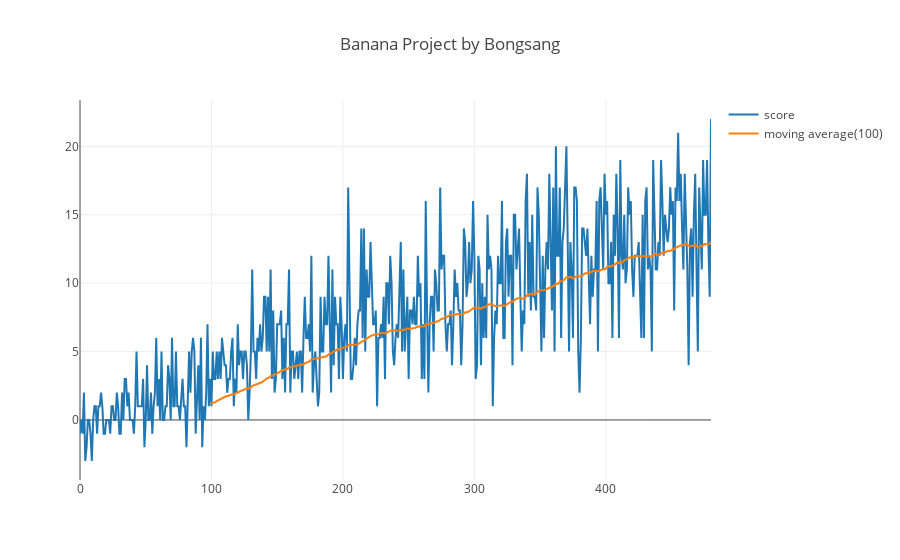

Source (notebook cell):
### Markdown cell above
### 5-5) Visualization (Optional, Plotly version)
#### (You need a plotly account)

### Code cell
import pandas as pd
import plotly.plotly
import plotly.graph_objs as go
plotly.offline.init_notebook_mode(connected=True)

df = pd.DataFrame({'episode': np.arange(len(scores)), 'score': scores})

data = [
    go.Scatter(
        x = df['episode'],
        y = df['score'],
        mode = 'lines',
        name = 'score'
    ),
    go.Scatter(
        x = df['episode'],
        y = df['score'].rolling(100).mean(),
        mode = 'lines',
        name = 'moving average(100)'
    )
]
layout = go.Layout(title='Banana Project by Bongsang')
fig = go.Figure(data=data, layout=layout)

plotly.offline.iplot(fig)

### Figure 1 — Plotly figure (JSON) as saved in the notebook; plotly's stock layout.template omitted (floating-point values rounded to 4 significant figures; data arrays with more than 128 entries replaced by an {"elided": "..."} marker saying what was removed)
{"data": [{"mode": "lines", "name": "score", "type": "scatter", "uid": "18265b61-3308-43c0-a40e-ac670985e62f", "x": {"elided": "481 int values"}, "y": {"elided": "481 int values"}}, {"mode": "lines", "name": "moving average(100)", "type": "scatter", "uid": "11f1996c-682b-4243-8d4c-97cf5ef81b3e", "x": {"elided": "481 int values"}, "y": {"elided": "481 float values"}}], "layout": {"title": {"text": "Banana Project by Bongsang"}}}
